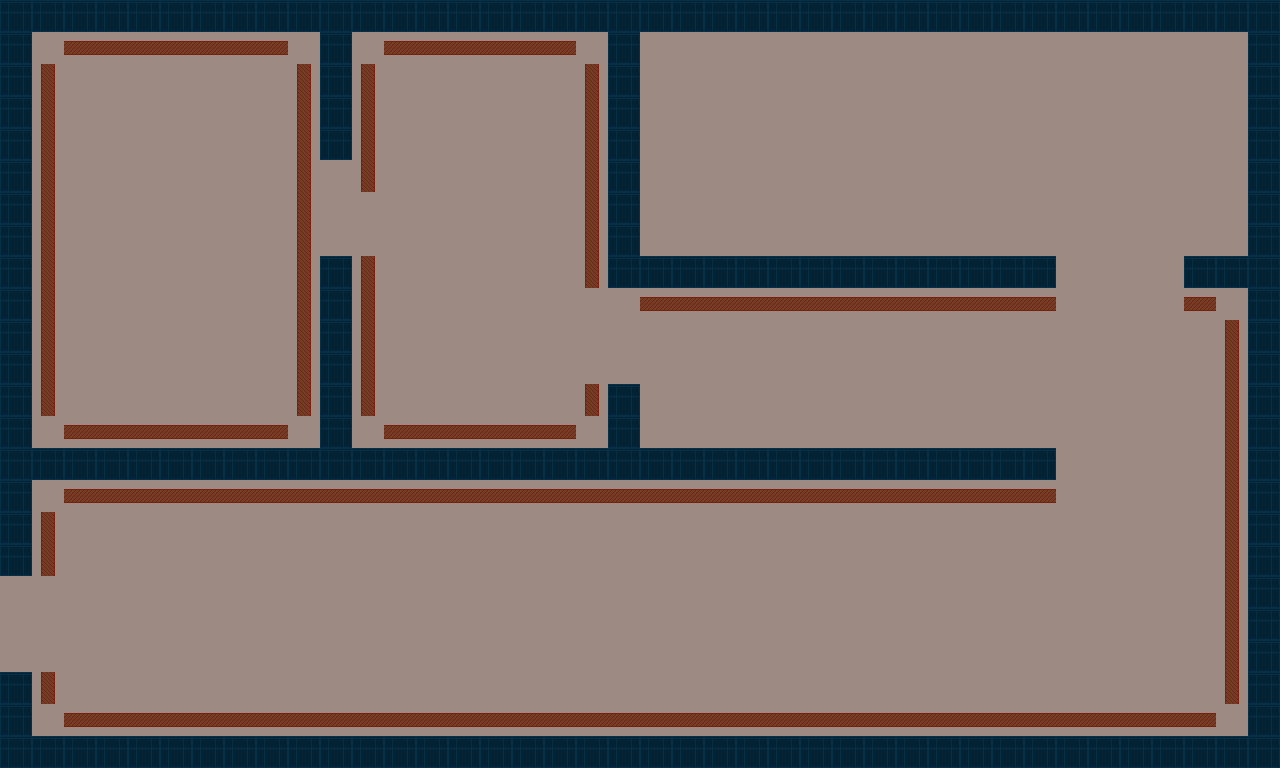

A 2D game scene composited from a Tiled map and its tileset images. What follows is a short description and the map's XML, with each tile layer's data collapsed to a summary:
An orthogonal 40x24 tile map with 32x32 px tiles, 1 tile layer (Tile Layer 1) and 12 objects.

<map version="1.0" orientation="orthogonal" width="40" height="24" tilewidth="32" tileheight="32">
 <tileset firstgid="1" name="tiles" tilewidth="32" tileheight="32">
  <image source="tiles.png" width="512" height="32" />
 </tileset>
 <layer name="Tile Layer 1" width="40" height="24">
  <data>[960 cells, 960 non-empty, 4 distinct tile ids]</data>
 </layer>
 <objectgroup name="collision" width="40" height="24">
  <object x="318" y="32" width="36" height="128" />
  <object x="320" y="256" width="32" height="193" />
  <object x="-1" y="0" width="1280" height="30" />
  <object x="-1" y="33" width="33" height="540" />
  <object x="-2" y="449" width="1057" height="30" />
  <object x="608" y="33" width="34" height="256" />
  <object x="606" y="382" width="33" height="74" />
  <object x="-1" y="736" width="1281" height="34" />
  <object x="1248" y="35" width="30" height="700" />
  <object x="1" y="671" width="33" height="67" />
  <object x="639" y="259" width="415" height="30" />
  <object x="1184" y="253" width="66" height="35" />
 </objectgroup>
</map>
